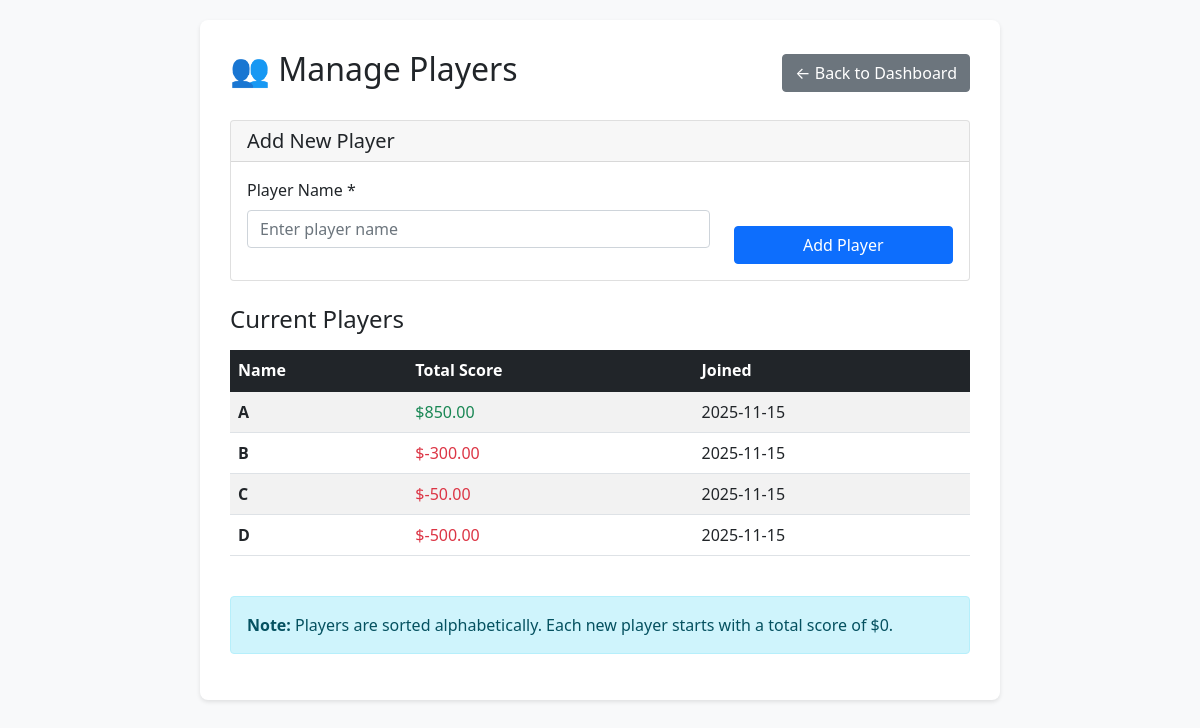
/manage-players/, run on an earlier commit of the app's database.
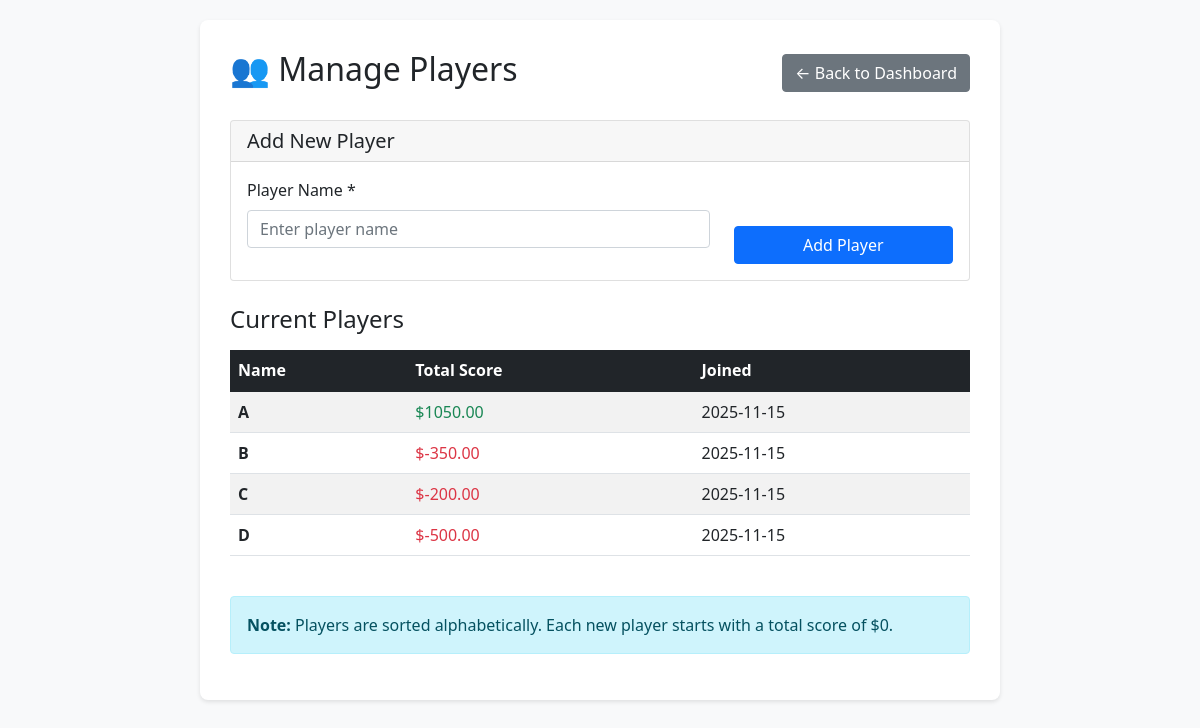
And on a later commit of the database.
### scoreboard/models.py (models this page shows, shortened)
class Player(models.Model):
    name = models.CharField(max_length=100, unique=True)
    total_score = models.DecimalField(max_digits=10, decimal_places=2, default=0)
    created_at = models.DateTimeField(auto_now_add=True)
    class Meta:
        ordering = ["name"]

### scoreboard/views.py (the view)
# urls.py: path("manage-players/", views.manage_players, name="manage_players"),
def manage_players(request):
    if request.method == "POST":
        form = PlayerForm(request.POST)
        if form.is_valid():
            form.save()
            messages.success(request, "Player added successfully!")
            return redirect("manage_players")
    else:
        form = PlayerForm()
    players = Player.objects.all()
    context = {
        "form": form,
        "players": players,
    }
    return render(request, "mahjong/manage_players.html", context)

### scoreboard/forms.py
class PlayerForm(forms.ModelForm):
    class Meta:
        model = Player
        fields = ["name"]
        widgets = {
            "name": forms.TextInput(
                attrs={"class": "form-control", "placeholder": "Enter player name"}
            ),
        }

### scoreboard/templates/mahjong/manage_players.html (shortened to what this page needs)
<!DOCTYPE html>
<html lang="en">
<head>
    <link href="https://cdn.jsdelivr.net/npm/bootstrap@5.1.3/dist/css/bootstrap.min.css" rel="stylesheet">
</head>
<body>
    <div class="container">
        <div class="manage-container">
            <div class="d-flex justify-content-between align-items-center mb-4">
                <h2>👥 Manage Players</h2>
                <a href="{% url 'dashboard' %}" class="btn btn-secondary">← Back to Dashboard</a>
            </div>
            <div class="card mb-4">
                <div class="card-header">
                    <h5 class="mb-0">Add New Player</h5>
                </div>
                <div class="card-body">
                    <form method="post">
                        <div class="row">
                            <div class="col-md-8">
                                <div class="mb-3">
                                    <label for="{{ form.name.id_for_label }}" class="form-label">Player Name *</label>
                                    {{ form.name }}
                                </div>
                            </div>
                            <div class="col-md-4 d-flex align-items-end">
                                <button type="submit" class="btn btn-primary w-100">Add Player</button>
                            </div>
                        </div>
                    </form>
                </div>
            </div>
            <h4 class="mb-3">Current Players</h4>
            <div class="table-responsive">
                <table class="table table-striped table-hover">
                    <thead class="table-dark">
                        <tr>
                            <th>Name</th>
                            <th>Total Score</th>
                            <th>Joined</th>
                        </tr>
                    </thead>
                    <tbody>
                        {% for player in players %}
                            <tr>
                                <td><strong>{{ player.name }}</strong></td>
                                <td class="{% if player.total_score >= 0 %}text-success{% else %}text-danger{% endif %}">
                                    ${{ player.total_score }}
                                </td>
                                <td>{{ player.created_at|date:"Y-m-d" }}</td>
                            </tr>
                        {% empty %}
                            <tr>
                                <td colspan="3" class="text-center text-muted py-4">
                                    No players yet. Add your first player above!
                                </td>
                            </tr>
                        {% endfor %}
                    </tbody>
                </table>
            </div>
            <div class="alert alert-info mt-4">
                <strong>Note:</strong> Players are sorted alphabetically. Each new player starts with a total score of $0.
            </div>
        </div>
    </div>
</body>
</html>

What changed in the data, as far as the page shows it:
changed Player (number 1 of 4 on the later page): total_score "850.00" → "1050.00"
changed Player (number 2 of 4 on the later page): total_score "-300.00" → "-350.00"
changed Player (number 3 of 4 on the later page): total_score "-50.00" → "-200.00"
